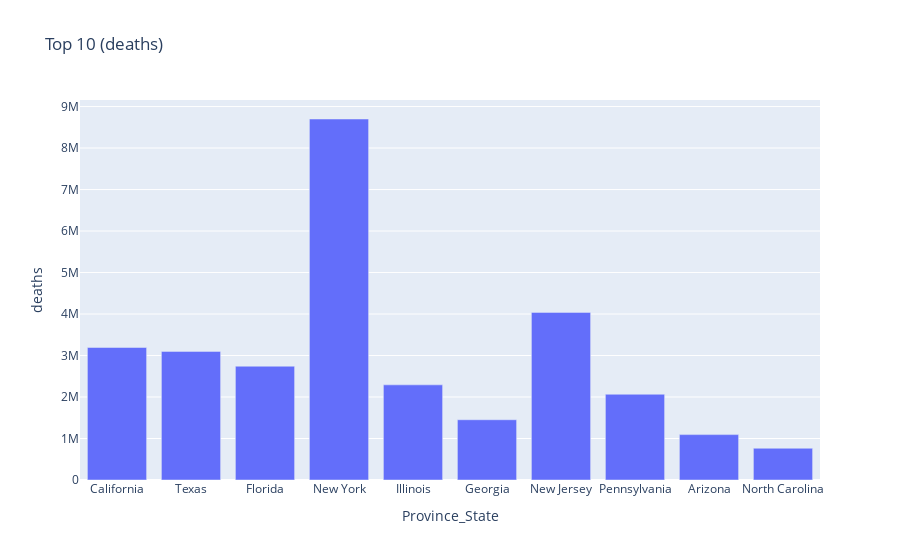

Source (notebook cell):
### Code cell
fig = px.bar(top10_df.head(10).reset_index(),
             x='Province_State',
             y='deaths',
             title=f'Top 10 (deaths)')
fig.show()

### Figure 1 — Plotly figure (JSON) as saved in the notebook; plotly's stock layout.template omitted (floating-point values rounded to 4 significant figures)
{"data": [{"alignmentgroup": "True", "hovertemplate": "Province_State=%{x}<br>deaths=%{y}<extra></extra>", "legendgroup": "", "marker": {"color": "#636efa"}, "name": "", "offsetgroup": "", "orientation": "v", "showlegend": false, "textposition": "auto", "type": "bar", "x": ["California", "Texas", "Florida", "New York", "Illinois", "Georgia", "New Jersey", "Pennsylvania", "Arizona", "North Carolina"], "xaxis": "x", "y": [3193956, 3099565, 2742160, 8699868, 2292942, 1452323, 4039460, 2066221, 1093698, 765301], "yaxis": "y"}], "layout": {"barmode": "relative", "legend": {"tracegroupgap": 0}, "title": {"text": "Top 10 (deaths)"}, "xaxis": {"anchor": "y", "domain": [0, 1], "title": {"text": "Province_State"}}, "yaxis": {"anchor": "x", "domain": [0, 1], "title": {"text": "deaths"}}}}
